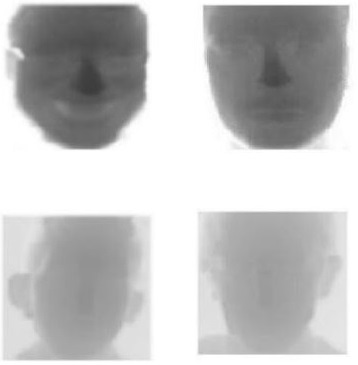
%> input picture APPENDIX C Advanced FER Using Metaheuristics and Neural Gas Networks (NGN)/NGNImageSegmentation/tst5.jpg, 358 x 365 px
$ octave NGNImageSegmentation.m   (GNU Octave 9; MATLAB toolbox functions it lacks are replaced by stand-ins)
%> lines starting %> are read from the running program, lines starting %| are printed output that depends on the picture
%> further down, Org is the input picture: size 365x358x3 uint8; min 60, max 255, mean 193.7
### APPENDIX C Advanced FER Using Metaheuristics and Neural Gas Networks (NGN)/NGNImageSegmentation/GasNN.m
function NGNnetwork = GasNN(X, params)

%% Load
nData = size(X,1);
%> nData = 1
nDim = size(X,2);
%> nDim = 130670
X = X(randperm(nData),:);
Xmin = min(X);
%> Xmin = 60
Xmax = max(X);
%> Xmax = 255

%% Params
N = params.N;
MaxIt = params.MaxIt;
tmax = params.tmax;
epsilon_initial = params.epsilon_initial;
epsilon_final = params.epsilon_final;
lambda_initial = params.lambda_initial;
lambda_final = params.lambda_final;
T_initial = params.T_initial;
T_final = params.T_final;

%% Initialization
w = zeros(N, nDim);
for i = 1:N
w(i,:) = unifrnd(Xmin, Xmax);
end
C = zeros(N, N);
t = zeros(N, N);
tt = 0;

%% Body
for it = 1:MaxIt
for l = 1:nData
% Slect Input Vector
x = X(l,:);
% Competion and Ranking
d = pdist2(x,w);
[~, SortOrder] = sort(d);
% Calculate Parameters
epsilon = epsilon_initial*(epsilon_final/epsilon_initial)^(tt/tmax);
lambda = lambda_initial*(lambda_final/lambda_initial)^(tt/tmax);
T = T_initial*(T_final/T_initial)^(tt/tmax);
% Adaptation
for ki = 0:N-1
i=SortOrder(ki+1);
w(i,:) = w(i,:) + epsilon*exp(-ki/lambda)*(x-w(i,:));
end
tt = tt + 1;
% Creating Links
i = SortOrder(1);
j = SortOrder(2);
C(i,j) = 1;
C(j,i) = 1;
t(i,j) = 0;
t(j,i) = 0;
% Aging
t(i,:) = t(i,:) + 1;
t(:,i) = t(:,i) + 1;
% Remove Old Links
L = t(i,:)>T;
C(i, L) = 0;
C(L, i) = 0;
end
disp(['Iteration ' num2str(it)]);
end
%> after the loop, C = [0 0 0 0 0 1 0 0; 0 0 0 0 0 0 0 0; 0 0 0 0 0 0 0 0; 0 0 0 0 0 0 0 0; 0 0 0 0 0 0 0 0; 1 0 0 0 0 0 0 0; 0 0 0 0 0 0 0 0; 0 0 0 0 0 0 0 0]; t = [200 100 100 100 100 1 100 100; 100 0 0 0 0 0 0 0; 100 0 0 0 0 0 0 0; 100 0 0 0 0 0 0 0; 100 0 0 0 0 0 0 0; 1 0 0 0 0 0 0 0; 100 0 0 0 0 0 0 0; 100 0 0 0 0 0 0 0]; tt = 100
%% Results
NGNnetwork.w = w;
NGNnetwork.C = C;
%> NGNnetwork.C has the same summary as C
NGNnetwork.t = t;
%> NGNnetwork.t has the same summary as t
end

### APPENDIX C Advanced FER Using Metaheuristics and Neural Gas Networks (NGN)/NGNImageSegmentation/NGNImageSegmentation.m
%% Neural Gas Network (NGN) Image Segmentation and Quantization
% Developed by : Seyed Muhammad Hossein Mousavi - June 2023
% Related Paper:
% @article{mousavi2023neural,
%   title={Neural Gas Network Image Features and Segmentation for Brain Tumor Detection Using Magnetic Resonance Imaging Data},
%   author={Mousavi, S},
%   journal={arXiv preprint arXiv:2301.12176},
%   year={2023}
% }
%----------------------------------------------------------------------
clc;
clear;
close all;

%% Load Image
Org=imread('tst5.jpg');
X = rgb2gray(Org);
X=double(X);
img=X;
X=X(:)';

%% Neural Gas Network (NGN) Parameters

ParVal.N = 8; % Number of Segments
ParVal.MaxIt = 100; % Number of runs

ParVal.tmax = 100000;

ParVal.epsilon_initial = 0.3;
ParVal.epsilon_final = 0.02;
ParVal.lambda_initial = 2;
ParVal.lambda_final = 0.1;
ParVal.T_initial = 5;
ParVal.T_final = 10;

%% Training Neural Gas Network
NGNnetwok = GasNN(X, ParVal);

%% Vector to image and plot
Weight=sum(round(rescale(NGNnetwok.w,1,ParVal.N)));
Weight=round(rescale(Weight,1,ParVal.N));
indexed=reshape(Weight(1,:),size(img));
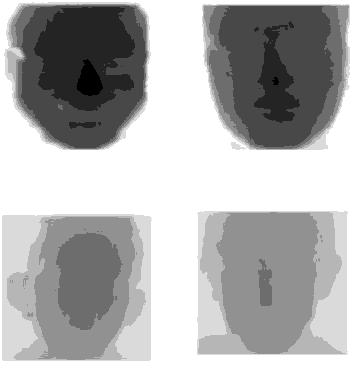
%> indexed: size 365x358 double; min 1, max 8, mean 5.82; drawn with min black and max white
segmented = label2rgb(indexed);
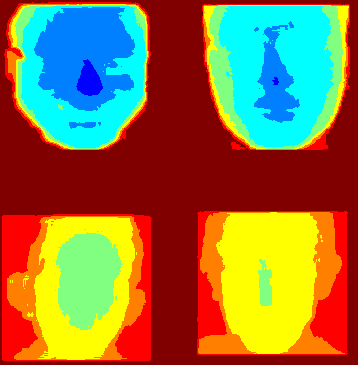
%> segmented: size 365x358x3 uint8; mean R, G, B 143.3, 113.8, 63.7
% Plot Res
figure('units','normalized','outerposition',[0 0 1 1])
subplot(1,3,1)
imshow(Org,[]); title('Original');
ax = gca;
ax.FontSize = 14;
subplot(1,3,2)
imshow(segmented);
title(['Segmented in [' num2str(ParVal.N) '] Segments']);
ax = gca;
ax.FontSize = 14;
subplot(1,3,3)
imshow(indexed,[]);
title(['Quantized in [' num2str(ParVal.N) '] Thresholds']);
ax = gca;
ax.FontSize = 14;
